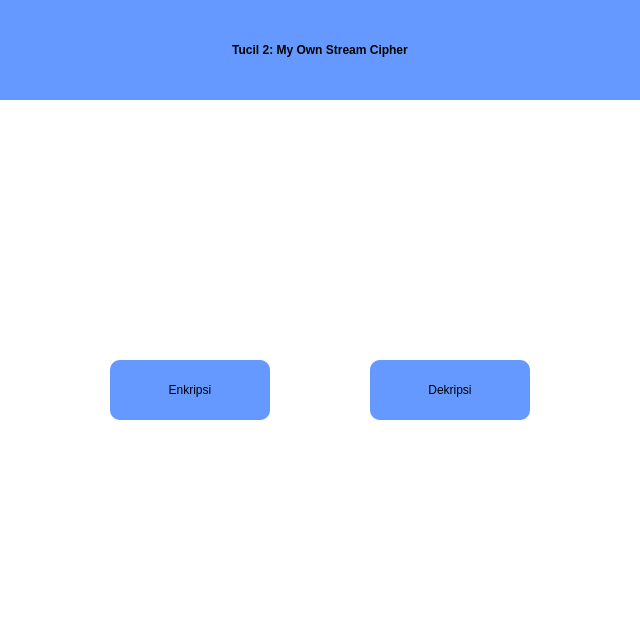
<?xml version="1.0" encoding="UTF-8"?>
<ui version="4.0">
	<class>Widget</class>
	<widget class="QWidget" name="Widget">
		<property name="geometry">
			<rect>
				<x>0</x>
				<y>0</y>
				<width>640</width>
				<height>640</height>
			</rect>
		</property>
		<property name="windowTitle">
			<string>Widget</string>
		</property>
		<property name="styleSheet">
			<string notr="true">background-color: rgb(255, 255, 255);</string>
		</property>
		<widget class="QWidget" name="widget1" native="true">
			<property name="geometry">
				<rect>
					<x>0</x>
					<y>0</y>
					<width>640</width>
					<height>640</height>
				</rect>
			</property>
			<property name="styleSheet">
				<string notr="true">QWidget#widget1 {background-color: rgb(227, 242, 253);};

</string>
			</property>
			<widget class="QLabel" name="label">
				<property name="geometry">
					<rect>
						<x>0</x>
						<y>0</y>
						<width>640</width>
						<height>100</height>
					</rect>
				</property>
				<property name="styleSheet">
					<string notr="true">background-color: rgb(102, 153, 255);
color: rgb(0, 0, 0);
font: 75 22pt &quot;Product Sans&quot;;
font-weight: bold;
</string>
				</property>
				<property name="text">
					<string>Tucil 2: My Own Stream Cipher</string>
				</property>
				<property name="alignment">
					<set>Qt::AlignCenter</set>
				</property>
			</widget>
			<widget class="QPushButton" name="pushButton">
				<property name="geometry">
					<rect>
						<x>110</x>
						<y>360</y>
						<width>160</width>
						<height>60</height>
					</rect>
				</property>
				<property name="styleSheet">
					<string notr="true">QPushButton#pushButton {background-color: rgb(102, 153, 255);
font: 500 17pt &quot;Product Sans&quot;;
color: rgb(0, 0, 0);
border-radius: 10px;}
</string>
				</property>
				<property name="text">
					<string>Enkripsi</string>
				</property>
			</widget>
			<widget class="QPushButton" name="pushButton_2">
				<property name="geometry">
					<rect>
						<x>370</x>
						<y>360</y>
						<width>160</width>
						<height>60</height>
					</rect>
				</property>
				<property name="styleSheet">
					<string notr="true">QPushButton#pushButton_2 {background-color: rgb(102, 153, 255);
font: 500 17pt &quot;Product Sans&quot;;
color: rgb(0, 0, 0);
border-radius: 10px;}
</string>
				</property>
				<property name="text">
					<string>Dekripsi</string>
				</property>
			</widget>
			<zorder>pushButton</zorder>
			<zorder>pushButton_2</zorder>
			<zorder>label</zorder>
		</widget>
	</widget>
	<resources/>
	<connections/>
</ui>
